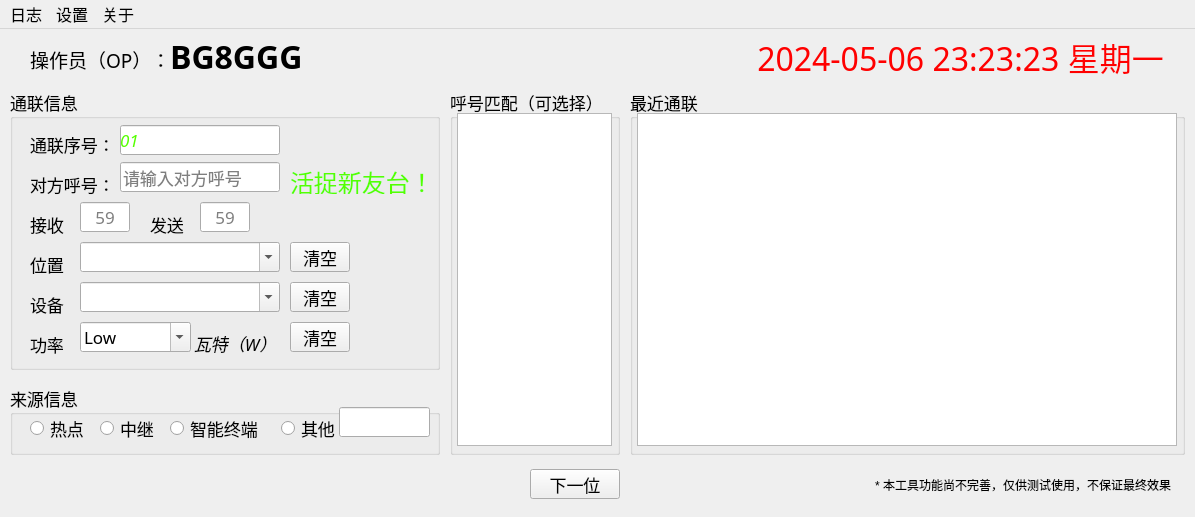
<?xml version="1.0" encoding="UTF-8"?>
<ui version="4.0">
 <class>rx_log</class>
 <widget class="QMainWindow" name="rx_log">
  <property name="geometry">
   <rect>
    <x>0</x>
    <y>0</y>
    <width>1195</width>
    <height>517</height>
   </rect>
  </property>
  <property name="cursor">
   <cursorShape>IBeamCursor</cursorShape>
  </property>
  <property name="windowTitle">
   <string>业余无线电通联日志记录工具 - 重庆业余无线电</string>
  </property>
  <property name="styleSheet">
   <string notr="true"/>
  </property>
  <widget class="QWidget" name="centralwidget">
   <widget class="QGroupBox" name="rx_info">
    <property name="geometry">
     <rect>
      <x>10</x>
      <y>60</y>
      <width>430</width>
      <height>281</height>
     </rect>
    </property>
    <property name="font">
     <font>
      <family>阿里巴巴普惠体 2.0 55 Regular</family>
      <pointsize>13</pointsize>
     </font>
    </property>
    <property name="title">
     <string>通联信息</string>
    </property>
    <widget class="QLineEdit" name="rx_callsign">
     <property name="geometry">
      <rect>
       <x>110</x>
       <y>73</y>
       <width>160</width>
       <height>30</height>
      </rect>
     </property>
     <property name="placeholderText">
      <string>请输入对方呼号</string>
     </property>
    </widget>
    <widget class="QLabel" name="rx_num">
     <property name="geometry">
      <rect>
       <x>20</x>
       <y>40</y>
       <width>90</width>
       <height>30</height>
      </rect>
     </property>
     <property name="font">
      <font>
       <family>阿里巴巴普惠体 2.0 55 Regular</family>
       <pointsize>13</pointsize>
      </font>
     </property>
     <property name="text">
      <string>通联序号：</string>
     </property>
     <property name="textFormat">
      <enum>Qt::AutoText</enum>
     </property>
    </widget>
    <widget class="QLabel" name="rx_num_auto">
     <property name="geometry">
      <rect>
       <x>110</x>
       <y>36</y>
       <width>160</width>
       <height>30</height>
      </rect>
     </property>
     <property name="palette">
      <palette>
       <active>
        <colorrole role="WindowText">
         <brush brushstyle="SolidPattern">
          <color alpha="255">
           <red>85</red>
           <green>255</green>
           <blue>0</blue>
          </color>
         </brush>
        </colorrole>
        <colorrole role="Text">
         <brush brushstyle="SolidPattern">
          <color alpha="255">
           <red>85</red>
           <green>255</green>
           <blue>0</blue>
          </color>
         </brush>
        </colorrole>
        <colorrole role="ButtonText">
         <brush brushstyle="SolidPattern">
          <color alpha="255">
           <red>85</red>
           <green>255</green>
           <blue>0</blue>
          </color>
         </brush>
        </colorrole>
        <colorrole role="ToolTipText">
         <brush brushstyle="SolidPattern">
          <color alpha="255">
           <red>0</red>
           <green>0</green>
           <blue>0</blue>
          </color>
         </brush>
        </colorrole>
       </active>
       <inactive>
        <colorrole role="WindowText">
         <brush brushstyle="SolidPattern">
          <color alpha="255">
           <red>85</red>
           <green>255</green>
           <blue>0</blue>
          </color>
         </brush>
        </colorrole>
        <colorrole role="Text">
         <brush brushstyle="SolidPattern">
          <color alpha="255">
           <red>85</red>
           <green>255</green>
           <blue>0</blue>
          </color>
         </brush>
        </colorrole>
        <colorrole role="ButtonText">
         <brush brushstyle="SolidPattern">
          <color alpha="255">
           <red>85</red>
           <green>255</green>
           <blue>0</blue>
          </color>
         </brush>
        </colorrole>
        <colorrole role="ToolTipText">
         <brush brushstyle="SolidPattern">
          <color alpha="255">
           <red>0</red>
           <green>0</green>
           <blue>0</blue>
          </color>
         </brush>
        </colorrole>
       </inactive>
       <disabled>
        <colorrole role="WindowText">
         <brush brushstyle="SolidPattern">
          <color alpha="255">
           <red>85</red>
           <green>255</green>
           <blue>0</blue>
          </color>
         </brush>
        </colorrole>
        <colorrole role="Text">
         <brush brushstyle="SolidPattern">
          <color alpha="255">
           <red>85</red>
           <green>255</green>
           <blue>0</blue>
          </color>
         </brush>
        </colorrole>
        <colorrole role="ButtonText">
         <brush brushstyle="SolidPattern">
          <color alpha="255">
           <red>85</red>
           <green>255</green>
           <blue>0</blue>
          </color>
         </brush>
        </colorrole>
        <colorrole role="ToolTipText">
         <brush brushstyle="SolidPattern">
          <color alpha="255">
           <red>0</red>
           <green>0</green>
           <blue>0</blue>
          </color>
         </brush>
        </colorrole>
       </disabled>
      </palette>
     </property>
     <property name="font">
      <font>
       <italic>true</italic>
      </font>
     </property>
     <property name="mouseTracking">
      <bool>true</bool>
     </property>
     <property name="focusPolicy">
      <enum>Qt::NoFocus</enum>
     </property>
     <property name="styleSheet">
      <string notr="true">color: #55ff00;font-style: italic;</string>
     </property>
     <property name="text">
      <string>01</string>
     </property>
     <property name="textFormat">
      <enum>Qt::AutoText</enum>
     </property>
     <property name="scaledContents">
      <bool>false</bool>
     </property>
     <property name="margin">
      <number>0</number>
     </property>
     <property name="textInteractionFlags">
      <set>Qt::LinksAccessibleByMouse</set>
     </property>
    </widget>
    <widget class="QLabel" name="rx_callsign_label">
     <property name="geometry">
      <rect>
       <x>20</x>
       <y>80</y>
       <width>90</width>
       <height>30</height>
      </rect>
     </property>
     <property name="font">
      <font>
       <family>阿里巴巴普惠体 2.0 55 Regular</family>
       <pointsize>13</pointsize>
      </font>
     </property>
     <property name="text">
      <string>对方呼号：</string>
     </property>
     <property name="textFormat">
      <enum>Qt::AutoText</enum>
     </property>
    </widget>
    <widget class="QLabel" name="rx_signal_label">
     <property name="geometry">
      <rect>
       <x>20</x>
       <y>120</y>
       <width>40</width>
       <height>30</height>
      </rect>
     </property>
     <property name="font">
      <font>
       <family>阿里巴巴普惠体 2.0 55 Regular</family>
       <pointsize>13</pointsize>
      </font>
     </property>
     <property name="text">
      <string>接收：</string>
     </property>
     <property name="textFormat">
      <enum>Qt::AutoText</enum>
     </property>
    </widget>
    <widget class="QLabel" name="tx_signal_label">
     <property name="geometry">
      <rect>
       <x>140</x>
       <y>120</y>
       <width>40</width>
       <height>30</height>
      </rect>
     </property>
     <property name="font">
      <font>
       <family>阿里巴巴普惠体 2.0 55 Regular</family>
       <pointsize>13</pointsize>
      </font>
     </property>
     <property name="layoutDirection">
      <enum>Qt::LeftToRight</enum>
     </property>
     <property name="text">
      <string>发送：</string>
     </property>
     <property name="textFormat">
      <enum>Qt::AutoText</enum>
     </property>
     <property name="alignment">
      <set>Qt::AlignLeading|Qt::AlignLeft|Qt::AlignVCenter</set>
     </property>
    </widget>
    <widget class="QLineEdit" name="rx_signal_input">
     <property name="geometry">
      <rect>
       <x>70</x>
       <y>113</y>
       <width>50</width>
       <height>30</height>
      </rect>
     </property>
     <property name="sizePolicy">
      <sizepolicy hsizetype="MinimumExpanding" vsizetype="Fixed">
       <horstretch>0</horstretch>
       <verstretch>0</verstretch>
      </sizepolicy>
     </property>
     <property name="layoutDirection">
      <enum>Qt::LeftToRight</enum>
     </property>
     <property name="alignment">
      <set>Qt::AlignCenter</set>
     </property>
     <property name="placeholderText">
      <string>59</string>
     </property>
    </widget>
    <widget class="QLineEdit" name="tx_signal_input">
     <property name="geometry">
      <rect>
       <x>190</x>
       <y>113</y>
       <width>50</width>
       <height>30</height>
      </rect>
     </property>
     <property name="sizePolicy">
      <sizepolicy hsizetype="MinimumExpanding" vsizetype="Fixed">
       <horstretch>0</horstretch>
       <verstretch>0</verstretch>
      </sizepolicy>
     </property>
     <property name="layoutDirection">
      <enum>Qt::LeftToRight</enum>
     </property>
     <property name="alignment">
      <set>Qt::AlignCenter</set>
     </property>
     <property name="placeholderText">
      <string>59</string>
     </property>
    </widget>
    <widget class="QComboBox" name="qth_comboBox">
     <property name="geometry">
      <rect>
       <x>70</x>
       <y>153</y>
       <width>200</width>
       <height>30</height>
      </rect>
     </property>
     <property name="cursor">
      <cursorShape>IBeamCursor</cursorShape>
     </property>
     <property name="editable">
      <bool>true</bool>
     </property>
    </widget>
    <widget class="QLabel" name="qth_label_2">
     <property name="geometry">
      <rect>
       <x>20</x>
       <y>160</y>
       <width>40</width>
       <height>30</height>
      </rect>
     </property>
     <property name="font">
      <font>
       <family>阿里巴巴普惠体 2.0 55 Regular</family>
       <pointsize>13</pointsize>
      </font>
     </property>
     <property name="text">
      <string>位置：</string>
     </property>
     <property name="textFormat">
      <enum>Qt::AutoText</enum>
     </property>
    </widget>
    <widget class="QPushButton" name="clear_qth_pushButton">
     <property name="geometry">
      <rect>
       <x>280</x>
       <y>153</y>
       <width>60</width>
       <height>30</height>
      </rect>
     </property>
     <property name="text">
      <string>清空</string>
     </property>
    </widget>
    <widget class="QComboBox" name="rig_comboBox">
     <property name="geometry">
      <rect>
       <x>70</x>
       <y>193</y>
       <width>200</width>
       <height>30</height>
      </rect>
     </property>
     <property name="cursor">
      <cursorShape>IBeamCursor</cursorShape>
     </property>
     <property name="editable">
      <bool>true</bool>
     </property>
    </widget>
    <widget class="QPushButton" name="clear_rig_pushButton">
     <property name="geometry">
      <rect>
       <x>280</x>
       <y>193</y>
       <width>60</width>
       <height>30</height>
      </rect>
     </property>
     <property name="text">
      <string>清空</string>
     </property>
    </widget>
    <widget class="QLabel" name="rig_label">
     <property name="geometry">
      <rect>
       <x>20</x>
       <y>200</y>
       <width>40</width>
       <height>30</height>
      </rect>
     </property>
     <property name="font">
      <font>
       <family>阿里巴巴普惠体 2.0 55 Regular</family>
       <pointsize>13</pointsize>
      </font>
     </property>
     <property name="text">
      <string>设备：</string>
     </property>
     <property name="textFormat">
      <enum>Qt::AutoText</enum>
     </property>
    </widget>
    <widget class="QPushButton" name="clear_power_pushButton">
     <property name="geometry">
      <rect>
       <x>280</x>
       <y>233</y>
       <width>60</width>
       <height>30</height>
      </rect>
     </property>
     <property name="text">
      <string>清空</string>
     </property>
    </widget>
    <widget class="QComboBox" name="power_comboBox">
     <property name="geometry">
      <rect>
       <x>70</x>
       <y>233</y>
       <width>111</width>
       <height>30</height>
      </rect>
     </property>
     <property name="cursor">
      <cursorShape>IBeamCursor</cursorShape>
     </property>
     <property name="editable">
      <bool>true</bool>
     </property>
     <item>
      <property name="text">
       <string>Low</string>
      </property>
     </item>
     <item>
      <property name="text">
       <string>Medium</string>
      </property>
     </item>
     <item>
      <property name="text">
       <string>High</string>
      </property>
     </item>
     <item>
      <property name="text">
       <string>1</string>
      </property>
     </item>
     <item>
      <property name="text">
       <string>2</string>
      </property>
     </item>
     <item>
      <property name="text">
       <string>3</string>
      </property>
     </item>
     <item>
      <property name="text">
       <string>4</string>
      </property>
     </item>
     <item>
      <property name="text">
       <string>5</string>
      </property>
     </item>
     <item>
      <property name="text">
       <string>6</string>
      </property>
     </item>
     <item>
      <property name="text">
       <string>7</string>
      </property>
     </item>
     <item>
      <property name="text">
       <string>8</string>
      </property>
     </item>
     <item>
      <property name="text">
       <string>9</string>
      </property>
     </item>
     <item>
      <property name="text">
       <string>10</string>
      </property>
     </item>
     <item>
      <property name="text">
       <string>15</string>
      </property>
     </item>
     <item>
      <property name="text">
       <string>25</string>
      </property>
     </item>
     <item>
      <property name="text">
       <string>50</string>
      </property>
     </item>
     <item>
      <property name="text">
       <string>100</string>
      </property>
     </item>
     <item>
      <property name="text">
       <string>1000</string>
      </property>
     </item>
    </widget>
    <widget class="QLabel" name="power_label">
     <property name="geometry">
      <rect>
       <x>20</x>
       <y>240</y>
       <width>40</width>
       <height>30</height>
      </rect>
     </property>
     <property name="font">
      <font>
       <family>阿里巴巴普惠体 2.0 55 Regular</family>
       <pointsize>13</pointsize>
      </font>
     </property>
     <property name="text">
      <string>功率：</string>
     </property>
     <property name="textFormat">
      <enum>Qt::AutoText</enum>
     </property>
    </widget>
    <widget class="QLabel" name="rx_callsign_new">
     <property name="geometry">
      <rect>
       <x>280</x>
       <y>75</y>
       <width>145</width>
       <height>30</height>
      </rect>
     </property>
     <property name="palette">
      <palette>
       <active>
        <colorrole role="ToolTipText">
         <brush brushstyle="SolidPattern">
          <color alpha="255">
           <red>0</red>
           <green>0</green>
           <blue>0</blue>
          </color>
         </brush>
        </colorrole>
       </active>
       <inactive>
        <colorrole role="ToolTipText">
         <brush brushstyle="SolidPattern">
          <color alpha="255">
           <red>0</red>
           <green>0</green>
           <blue>0</blue>
          </color>
         </brush>
        </colorrole>
       </inactive>
       <disabled>
        <colorrole role="ToolTipText">
         <brush brushstyle="SolidPattern">
          <color alpha="255">
           <red>0</red>
           <green>0</green>
           <blue>0</blue>
          </color>
         </brush>
        </colorrole>
       </disabled>
      </palette>
     </property>
     <property name="font">
      <font>
       <family>阿里巴巴普惠体 2.0 55 Regular</family>
       <pointsize>13</pointsize>
       <weight>50</weight>
       <bold>false</bold>
      </font>
     </property>
     <property name="mouseTracking">
      <bool>true</bool>
     </property>
     <property name="focusPolicy">
      <enum>Qt::NoFocus</enum>
     </property>
     <property name="text">
      <string>&lt;html&gt;&lt;head/&gt;&lt;body&gt;&lt;p&gt;&lt;span style=&quot; font-size:18pt; color:#55ff00;&quot;&gt;活捉新友台！&lt;/span&gt;&lt;/p&gt;&lt;/body&gt;&lt;/html&gt;</string>
     </property>
     <property name="textFormat">
      <enum>Qt::AutoText</enum>
     </property>
     <property name="scaledContents">
      <bool>false</bool>
     </property>
     <property name="margin">
      <number>0</number>
     </property>
    </widget>
    <widget class="QLabel" name="power_label_2">
     <property name="geometry">
      <rect>
       <x>184</x>
       <y>240</y>
       <width>81</width>
       <height>30</height>
      </rect>
     </property>
     <property name="font">
      <font>
       <family>阿里巴巴普惠体 2.0 55 Regular</family>
       <pointsize>13</pointsize>
      </font>
     </property>
     <property name="text">
      <string>&lt;html&gt;&lt;head/&gt;&lt;body&gt;&lt;p&gt;&lt;span style=&quot; font-style:italic;&quot;&gt;瓦特（W））&lt;/span&gt;&lt;/p&gt;&lt;/body&gt;&lt;/html&gt;</string>
     </property>
     <property name="textFormat">
      <enum>Qt::AutoText</enum>
     </property>
    </widget>
    <widget class="QLineEdit" name="sn_lineEdit">
     <property name="geometry">
      <rect>
       <x>110</x>
       <y>36</y>
       <width>160</width>
       <height>30</height>
      </rect>
     </property>
     <property name="font">
      <font>
       <italic>true</italic>
      </font>
     </property>
     <property name="styleSheet">
      <string notr="true">color: #55ff00;font-style: italic;</string>
     </property>
     <property name="text">
      <string/>
     </property>
    </widget>
    <zorder>sn_lineEdit</zorder>
    <zorder>rx_callsign</zorder>
    <zorder>rx_num</zorder>
    <zorder>rx_num_auto</zorder>
    <zorder>rx_callsign_label</zorder>
    <zorder>rx_signal_label</zorder>
    <zorder>tx_signal_label</zorder>
    <zorder>rx_signal_input</zorder>
    <zorder>tx_signal_input</zorder>
    <zorder>qth_comboBox</zorder>
    <zorder>qth_label_2</zorder>
    <zorder>clear_qth_pushButton</zorder>
    <zorder>rig_comboBox</zorder>
    <zorder>clear_rig_pushButton</zorder>
    <zorder>rig_label</zorder>
    <zorder>clear_power_pushButton</zorder>
    <zorder>power_comboBox</zorder>
    <zorder>power_label</zorder>
    <zorder>rx_callsign_new</zorder>
    <zorder>power_label_2</zorder>
   </widget>
   <widget class="QGroupBox" name="for_info">
    <property name="geometry">
     <rect>
      <x>10</x>
      <y>356</y>
      <width>430</width>
      <height>70</height>
     </rect>
    </property>
    <property name="font">
     <font>
      <family>阿里巴巴普惠体 2.0 55 Regular</family>
      <pointsize>13</pointsize>
     </font>
    </property>
    <property name="title">
     <string>来源信息</string>
    </property>
    <widget class="QRadioButton" name="laiyuan_redian">
     <property name="geometry">
      <rect>
       <x>20</x>
       <y>28</y>
       <width>61</width>
       <height>30</height>
      </rect>
     </property>
     <property name="text">
      <string>热点</string>
     </property>
     <property name="iconSize">
      <size>
       <width>16</width>
       <height>16</height>
      </size>
     </property>
    </widget>
    <widget class="QRadioButton" name="laiyuan_zhongji">
     <property name="geometry">
      <rect>
       <x>90</x>
       <y>28</y>
       <width>61</width>
       <height>30</height>
      </rect>
     </property>
     <property name="text">
      <string>中继</string>
     </property>
    </widget>
    <widget class="QRadioButton" name="laiyuan_shouji">
     <property name="geometry">
      <rect>
       <x>160</x>
       <y>28</y>
       <width>90</width>
       <height>30</height>
      </rect>
     </property>
     <property name="text">
      <string>智能终端</string>
     </property>
    </widget>
    <widget class="QRadioButton" name="laiyuan_qita">
     <property name="geometry">
      <rect>
       <x>271</x>
       <y>28</y>
       <width>61</width>
       <height>30</height>
      </rect>
     </property>
     <property name="text">
      <string>其他</string>
     </property>
    </widget>
    <widget class="QLineEdit" name="other_lineEdit">
     <property name="geometry">
      <rect>
       <x>329</x>
       <y>22</y>
       <width>91</width>
       <height>30</height>
      </rect>
     </property>
    </widget>
   </widget>
   <widget class="QLabel" name="now_time_label">
    <property name="geometry">
     <rect>
      <x>740</x>
      <y>3</y>
      <width>441</width>
      <height>50</height>
     </rect>
    </property>
    <property name="font">
     <font>
      <family>阿里巴巴普惠体 2.0 45 Light</family>
      <pointsize>24</pointsize>
     </font>
    </property>
    <property name="text">
     <string>&lt;html&gt;&lt;head/&gt;&lt;body&gt;&lt;p&gt;&lt;span style=&quot; font-size:24pt; color:#ff0000;&quot;&gt;2024-05-06 23:23:23 星期一&lt;/span&gt;&lt;/p&gt;&lt;/body&gt;&lt;/html&gt;</string>
    </property>
    <property name="alignment">
     <set>Qt::AlignCenter</set>
    </property>
   </widget>
   <widget class="QLabel" name="label">
    <property name="geometry">
     <rect>
      <x>30</x>
      <y>5</y>
      <width>140</width>
      <height>50</height>
     </rect>
    </property>
    <property name="font">
     <font>
      <family>阿里巴巴普惠体 2.0 55 Regular</family>
      <pointsize>14</pointsize>
     </font>
    </property>
    <property name="text">
     <string>操作员（OP）：</string>
    </property>
   </widget>
   <widget class="QLabel" name="label_2">
    <property name="geometry">
     <rect>
      <x>170</x>
      <y>5</y>
      <width>221</width>
      <height>50</height>
     </rect>
    </property>
    <property name="font">
     <font>
      <family>阿里巴巴普惠体 2.0 75 SemiBold</family>
      <pointsize>24</pointsize>
      <weight>75</weight>
      <bold>true</bold>
     </font>
    </property>
    <property name="text">
     <string>&lt;html&gt;&lt;head/&gt;&lt;body&gt;&lt;p&gt;&lt;span style=&quot; color:#000000;&quot;&gt;BG8GGG&lt;/span&gt;&lt;/p&gt;&lt;/body&gt;&lt;/html&gt;</string>
    </property>
    <property name="alignment">
     <set>Qt::AlignLeading|Qt::AlignLeft|Qt::AlignTop</set>
    </property>
   </widget>
   <widget class="QPushButton" name="next_rx_Button">
    <property name="geometry">
     <rect>
      <x>530</x>
      <y>440</y>
      <width>90</width>
      <height>30</height>
     </rect>
    </property>
    <property name="font">
     <font>
      <family>阿里巴巴普惠体 2.0 55 Regular</family>
      <pointsize>13</pointsize>
     </font>
    </property>
    <property name="text">
     <string>下一位</string>
    </property>
   </widget>
   <widget class="QGroupBox" name="callsign_xuanze_groupBox">
    <property name="geometry">
     <rect>
      <x>450</x>
      <y>60</y>
      <width>170</width>
      <height>366</height>
     </rect>
    </property>
    <property name="font">
     <font>
      <family>阿里巴巴普惠体 2.0 55 Regular</family>
      <pointsize>13</pointsize>
     </font>
    </property>
    <property name="title">
     <string>呼号匹配（可选择）</string>
    </property>
    <widget class="QListWidget" name="callsign_xuanze_listWidget">
     <property name="geometry">
      <rect>
       <x>7</x>
       <y>24</y>
       <width>155</width>
       <height>333</height>
      </rect>
     </property>
    </widget>
   </widget>
   <widget class="QGroupBox" name="new_log_groupBox">
    <property name="geometry">
     <rect>
      <x>630</x>
      <y>60</y>
      <width>555</width>
      <height>366</height>
     </rect>
    </property>
    <property name="font">
     <font>
      <family>阿里巴巴普惠体 2.0 55 Regular</family>
      <pointsize>13</pointsize>
     </font>
    </property>
    <property name="title">
     <string>最近通联</string>
    </property>
    <widget class="QTableView" name="newlog_tableView">
     <property name="geometry">
      <rect>
       <x>7</x>
       <y>24</y>
       <width>540</width>
       <height>333</height>
      </rect>
     </property>
    </widget>
   </widget>
   <widget class="QLabel" name="label_3">
    <property name="geometry">
     <rect>
      <x>800</x>
      <y>440</y>
      <width>371</width>
      <height>31</height>
     </rect>
    </property>
    <property name="layoutDirection">
     <enum>Qt::LeftToRight</enum>
    </property>
    <property name="text">
     <string>* 本工具功能尚不完善，仅供测试使用，不保证最终效果</string>
    </property>
    <property name="alignment">
     <set>Qt::AlignRight|Qt::AlignTrailing|Qt::AlignVCenter</set>
    </property>
   </widget>
  </widget>
  <widget class="QMenuBar" name="menubar">
   <property name="geometry">
    <rect>
     <x>0</x>
     <y>0</y>
     <width>1195</width>
     <height>28</height>
    </rect>
   </property>
   <property name="font">
    <font>
     <family>阿里巴巴普惠体 2.0 55 Regular</family>
     <pointsize>12</pointsize>
    </font>
   </property>
   <widget class="QMenu" name="log_menu">
    <property name="font">
     <font>
      <family>阿里巴巴普惠体 2.0 55 Regular</family>
      <pointsize>12</pointsize>
     </font>
    </property>
    <property name="title">
     <string>日志</string>
    </property>
    <addaction name="open_log_action"/>
   </widget>
   <widget class="QMenu" name="set_menu">
    <property name="font">
     <font>
      <family>阿里巴巴普惠体 2.0 55 Regular</family>
      <pointsize>12</pointsize>
     </font>
    </property>
    <property name="title">
     <string>设置</string>
    </property>
    <addaction name="op_set_action"/>
    <addaction name="delpwd_action"/>
   </widget>
   <widget class="QMenu" name="about_menu">
    <property name="font">
     <font>
      <family>阿里巴巴普惠体 2.0 55 Regular</family>
      <pointsize>12</pointsize>
     </font>
    </property>
    <property name="title">
     <string>关于</string>
    </property>
    <addaction name="feedback_action"/>
    <addaction name="contact_action"/>
    <addaction name="separator"/>
    <addaction name="aubot_action"/>
   </widget>
   <addaction name="log_menu"/>
   <addaction name="set_menu"/>
   <addaction name="about_menu"/>
  </widget>
  <action name="open_log_action">
   <property name="text">
    <string>打开通联日志</string>
   </property>
  </action>
  <action name="feedback_action">
   <property name="text">
    <string>反馈</string>
   </property>
   <property name="iconVisibleInMenu">
    <bool>true</bool>
   </property>
  </action>
  <action name="contact_action">
   <property name="text">
    <string>联系</string>
   </property>
  </action>
  <action name="aubot_action">
   <property name="text">
    <string>关于</string>
   </property>
  </action>
  <action name="op_set_action">
   <property name="text">
    <string>操作员</string>
   </property>
  </action>
  <action name="delpwd_action">
   <property name="text">
    <string>日志删除密码</string>
   </property>
  </action>
 </widget>
 <resources/>
 <connections/>
</ui>
